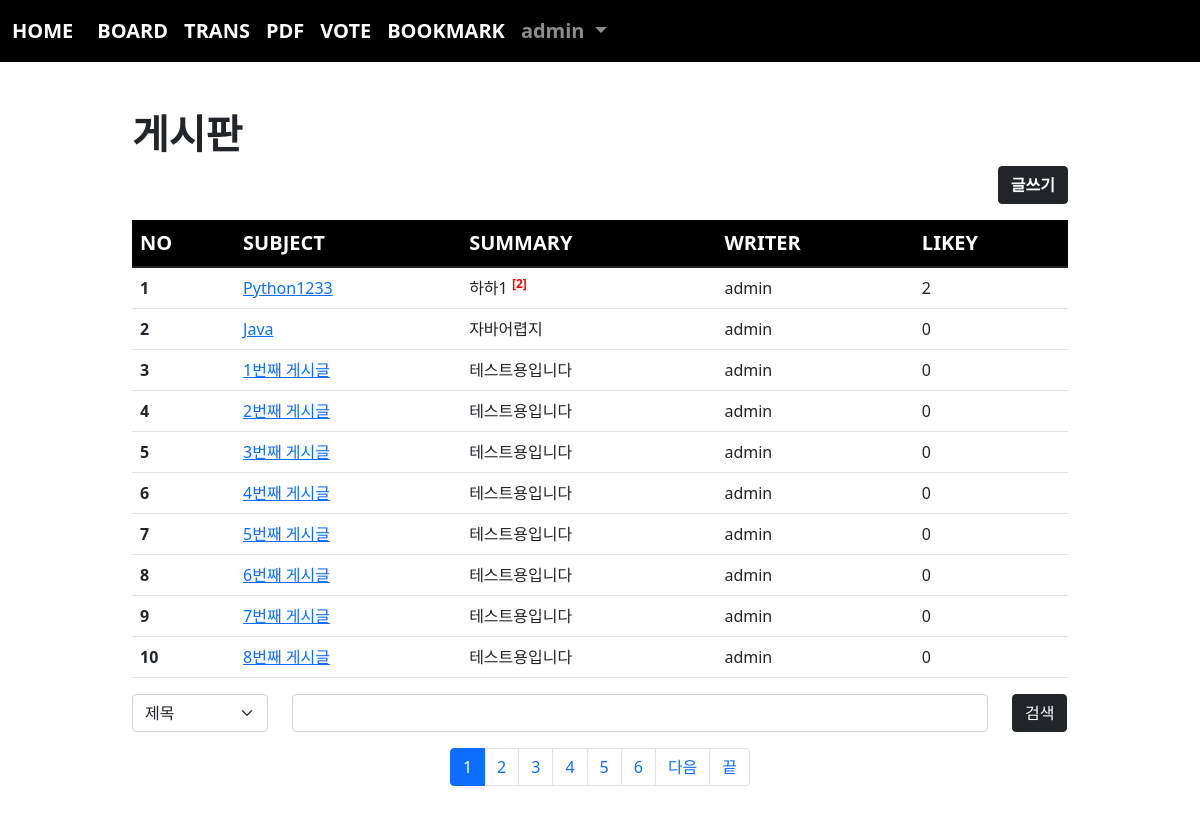
Page /board/index/ (signed in) on the committed database.
### acc/models.py (models this page shows, shortened)
class User(AbstractUser):
    comment = models.TextField()
    age = models.IntegerField(default=0)
    point = models.IntegerField(default=0)
    pic = models.ImageField(upload_to="acc/%y/%m")

### board/models.py (models this page shows, shortened)
class Board(models.Model):
    subject = models.CharField(max_length=200)
    writer = models.ForeignKey(User, on_delete=models.CASCADE, related_name="writer")
    content = models.TextField()
    likey = models.ManyToManyField(User, blank=True, related_name="likey")
    pubdate = models.DateTimeField()
    def summary(self):
        if len(self.content) > 150:
            return f"{self.content[:150]}    ..."
        return self.content

### board/views.py (the view)
# urls.py: path('index/', views.index, name="index"),
def index(request) :
    pg = request.GET.get("page",1)
    cate = request.GET.get("cate","")
    kw = request.GET.get("kw","")
    if kw:
        if cate == "sub":
            b = Board.objects.filter(subject__startswith=kw)
        elif cate == "wri":
            from acc.models import User
            try:
                u = User.objects.get(username=kw)
                b = Board.objects.filter(writer=u)
            except:
                b= Board.objects.none()
        else:
            b = Board.objects.filter(content__contains=kw)
    else:
        b = Board.objects.all()
    pag = Paginator(b, 10)
    obj = pag.get_page(pg)
    context = {
        'blist' : obj,
        'cate' : cate,
        'kw' : kw
    }
    return render(request, "board/index.html", context)

### template/board/index.html (shortened to what this page needs)
{% extends 'base.html' %}
{% block con %}
<div class="container mt-5 mb-5" style="width: 80%;">
    <h1><b> 게시판 </b></h1>
    <div class="text-end">
        <a href="{% url 'board:create' %}" class="btn btn-dark" style="font-weight: bold;"> 글쓰기 </a>
    </div>
    <table class="table table-hover mt-3">
        <thead style="background-color: rgba(0, 0, 0, 1); color: white; font-weight: bold; font-size: 20px;">
            <tr>
                <th scope="col">NO</th>
                <th scope="col">SUBJECT</th>
                <th scope="col">SUMMARY</th>
                <th scope="col">WRITER</th>
                <th scope="col">LIKEY</th>
            </tr>
        </thead>
        <tbody>
            {% if blist %}
                {% for i in blist %}
                    <tr>
                        <th scope="row"> {{ blist.start_index|add:forloop.counter0 }} </th>
                        <td><a class="det" href="{% url 'board:detail' i.id %}"> {{ i.subject }} </a></td>
                        <td> {{ i.summary }}
                            {% if i.reply_set.count %}
                            <sup style="color:red; font-weight:bold;"> [{{i.reply_set.count}}]</sup>
                            {% endif %}
                        </td>
                        <td> {{ i.writer }}</td>
                        <td> {{ i.likey.count }} </td>
                    </tr>
                {% endfor %}
            {% endif %}
        </tbody>
    </table>
    <form>
        <div class="row">
            <div class="col-lg-2">
                <select class="form-select" name="cate" aria-label="Default select example">
                    <option value="sub" {%if cate == 'sub' %} selected {% endif %}>제목</option>
                </select>
            </div>
            <div class="col-lg-9">
                <input type="text" name="kw" value="{{ kw }}" class="form-control">
            </div>
            <div class="col-lg-1">
                <button class="btn btn-dark">검색</button>
            </div>
        </div>
    </form>
    <nav aria-label="..." class="mt-3">
        <ul class="pagination justify-content-center">
            {% for i in blist.paginator.page_range %}
                {% if blist.number|add:5 >= i and blist.number|add:-5 <= i %}
                <li class="page-item {% if blist.number == i %}active{% endif %}"><a class="page-link" href="{% url 'board:index' %}?page={{i}}&kw={{kw}}&cate={{cate}}"> {{i}} </a></li>
                {% endif %}
            {% endfor %}
            {% if blist.has_next %}
            <li class="page-item">
            <a class="page-link" href="{% url 'board:index' %}?page={{blist.next_page_number}}&kw={{kw}}&cate={{cate}}">다음</a>
            </li>
            <li class="page-item">
                <a class="page-link" href="{% url 'board:index' %}?page={{blist.paginator.num_pages}}&kw={{kw}}&cate={{cate}}">끝</a>
                </li>
            {% endif%}
        </ul>
      </nav>
</div>
{% endblock %}

### template/base.html (shortened to what this page needs)
<!doctype html>
<html lang="en">
    <head>
        <link href="https://cdn.jsdelivr.net/npm/bootstrap@5.1.3/dist/css/bootstrap.min.css" rel="stylesheet">
    </head>
    <body>
        {% if user.is_authenticated %}
            <nav class="navbar navbar-expand-lg navbar-dark" style="background-color: rgb(0, 0, 0); font-size: 20px; font-weight: bold;">
                <div class="container-fluid">
                    <a class="navbar-brand" href="{% url 'acc:index' %}">HOME</a>
                    <div class="collapse navbar-collapse" id="navbarSupportedContent">
                        <ul class="navbar-nav me-auto mb-2 mb-lg-0">
                            <li class="nav-item">
                                <a class="nav-link active" aria-current="page" href="{% url 'board:index' %}">BOARD</a>
                            </li>
                            <li class="nav-item">
                                <a class="nav-link active" aria-current="page" href="{% url 'trans:index' %}">TRANS</a>
                            </li>
                            <li class="nav-item">
                                <a class="nav-link active" aria-current="page" href="{% url 'pdf:index' %}">PDF</a>
                            </li>
                            <li class="nav-item">
                                <a class="nav-link active" aria-current="page" href="{% url 'vote:index' %}">VOTE</a>
                            </li>
                            <li class="nav-item">
                                <a class="nav-link active" aria-current="page" href="{% url 'book:index' %}">BOOKMARK</a>                            </li>
                            <li class="nav-item dropdown">
                                <a class="nav-link dropdown-toggle" href="#" id="navbarDropdown" role="button" data-bs-toggle="dropdown" aria-expanded="false">
                                    {{ user.username }}
                                </a>
                            </li>
                        </ul>
                    </div>
                </div>
            </nav>
            {% block con %}
            {% endblock %}
        {% endif %}
    </body>
</html>

### rows in the picture
User: username "admin"
Board: start_index|add "1", subject "Python1233", summary "하하1", reply_set.count "2", writer "admin", likey.count "2"
Board: start_index|add "2", subject "Java", summary "자바어렵지", writer "admin", likey.count "0"
Board: start_index|add "3", subject "1번째 게시글", summary "테스트용입니다", writer "admin", likey.count "0"
Board: start_index|add "4", subject "2번째 게시글", summary "테스트용입니다", writer "admin", likey.count "0"
Board: start_index|add "5", subject "3번째 게시글", summary "테스트용입니다", writer "admin", likey.count "0"
Board: start_index|add "6", subject "4번째 게시글", summary "테스트용입니다", writer "admin", likey.count "0"
Board: start_index|add "7", subject "5번째 게시글", summary "테스트용입니다", writer "admin", likey.count "0"
Board: start_index|add "8", subject "6번째 게시글", summary "테스트용입니다", writer "admin", likey.count "0"
Board: start_index|add "9", subject "7번째 게시글", summary "테스트용입니다", writer "admin", likey.count "0"
Board: start_index|add "10", subject "8번째 게시글", summary "테스트용입니다", writer "admin", likey.count "0"

### other values in the picture
{{ i }} "1" "2" "3" "4" "5" "6"
